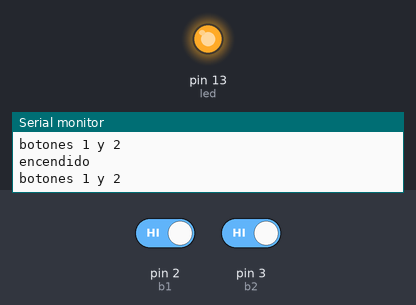
Bench run of a sketch on a simulated Arduino Uno, built with avr-gcc and run on an emulated ATmega328P. Parts: output pins drawn as LEDs (lit = HIGH), the last lines printed to the serial monitor. The test bench sets the inputs (shaded band); at power-on: pin 2 (b1) HIGH, pin 3 (b2) HIGH.

Above: at 1.2 s.
1.3 s: pin 2 (b1) driven LOW
2.8 s: pin 3 (b2) driven LOW
At 4.0 s:
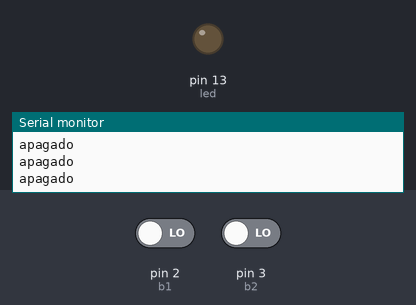
4.3 s: pin 3 (b2) driven HIGH
At 5.2 s:
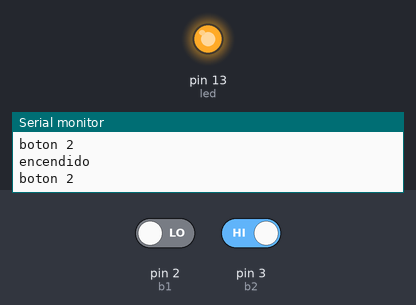
5.8 s: pin 2 (b1) driven HIGH
Timing chart, 0 to 8.8 s (numbered marks = the images above; inputs shaded):
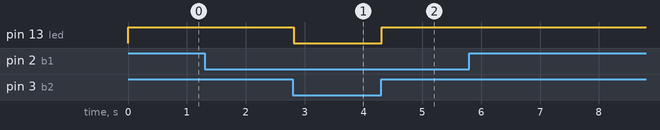

The sketch:

GP4-2.ino
```cpp
int led = 13;
int b1 = 2;
int b2 = 3;

void setup() {
  // put your setup code here, to run once:
  Serial.begin(9600);

  pinMode(led, OUTPUT);
  pinMode(b1, INPUT);
  pinMode(b2, INPUT);
}

void loop() {
  // put your main code here, to run repeatedly:

  digitalRead(b1);
  digitalRead(b2);

  /*if(digitalRead(b1) == LOW && digitalRead(b2) == LOW){
    digitalWrite(led, LOW);
    Serial.println("apagado");
    delay(50);
  }

  if(digitalRead(b1) == HIGH && digitalRead(b2) == LOW){
    digitalWrite(led, HIGH);
    Serial.println("encendido");
    Serial.println("boton 1");
    delay(50);
  }

  if(digitalRead(b1) == LOW && digitalRead(b2) == HIGH){
    digitalWrite(led, HIGH);
    Serial.println("encendido");
    Serial.println("boton 2");
    delay(50);
  }*/

  while(digitalRead(b1) == LOW && digitalRead(b2) == LOW){
    digitalWrite(led, LOW);
    Serial.println("apagado");
    delay(50);
  }

  while(digitalRead(b1) == HIGH && digitalRead(b2) == LOW){
    digitalWrite(led, HIGH);
    Serial.println("encendido");
    Serial.println("boton 1");
    delay(50);
  }

  while(digitalRead(b1) == LOW && digitalRead(b2) == HIGH){
    digitalWrite(led, HIGH);
    Serial.println("encendido");
    Serial.println("boton 2");
    delay(50);
  }

  while(digitalRead(b1) == HIGH && digitalRead(b2) == HIGH){
    digitalWrite(led, HIGH);
    Serial.println("encendido");
    Serial.println("botones 1 y 2");
    delay(50);
  }
}
```

Measured:
- after the input at 2.8 s, pin 13 (led): HIGH → LOW at once
- after the input at 4.3 s, pin 13 (led): LOW → HIGH at once
